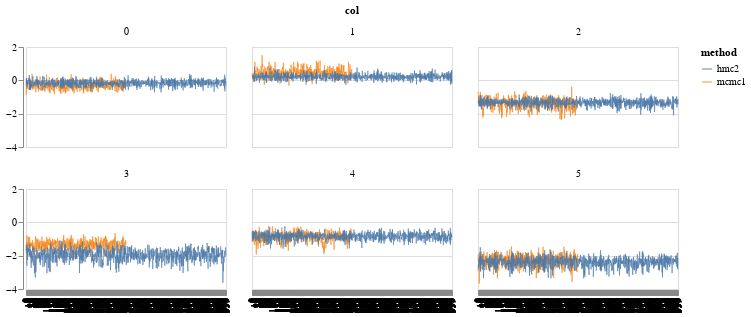

The notebook cell this image was saved under:
### Code cell
merge_chart = alt.Chart(merge_plot_data).mark_line(
    opacity = 0.6,
    strokeWidth = 1,
    color='red'
).encode(
    alt.Y('value', title=None),
    alt.X('id:O',
          title=None
         ), 
    alt.Color('method')
).properties(width=200, height=100)

(merge_chart).facet(
    alt.Facet('col'),
    columns=3
)

### Figure 1 — Vega-Lite specification as saved in the notebook (floating-point values rounded to 4 significant figures; data arrays with more than 128 entries replaced by an {"elided": "..."} marker saying what was removed)
{"config": {"view": {"continuousWidth": 400, "continuousHeight": 300}}, "data": {"name": "data-ed1f1ed5c6e177174da84875adee53c6"}, "facet": {"type": "quantitative", "field": "col"}, "spec": {"mark": {"type": "line", "color": "red", "opacity": 0.6, "strokeWidth": 1}, "encoding": {"color": {"type": "nominal", "field": "method"}, "x": {"type": "ordinal", "field": "id", "title": null}, "y": {"type": "quantitative", "field": "value", "title": null}}, "height": 100, "width": 200}, "columns": 3, "$schema": "https://vega.github.io/schema/vega-lite/v4.8.1.json", "datasets": {"data-ed1f1ed5c6e177174da84875adee53c6": {"elided": "9000 records"}}}
